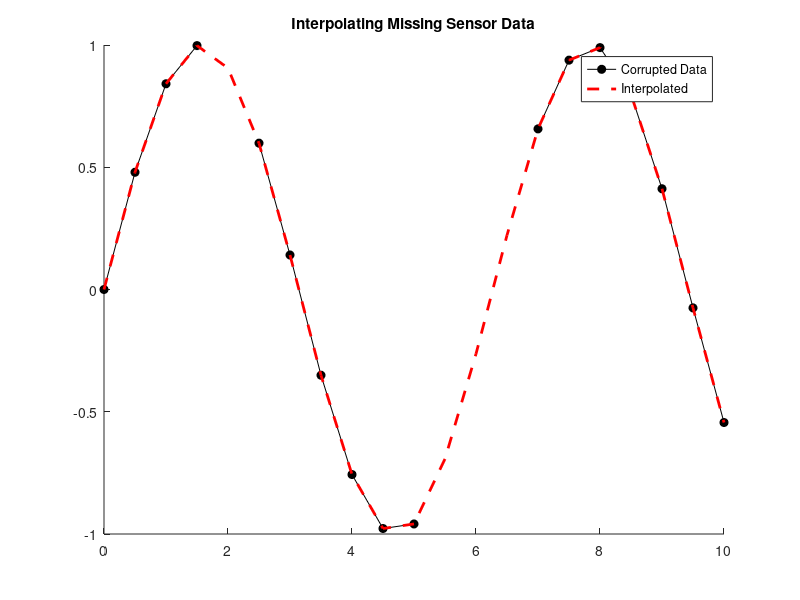

Here is the MATLAB script that generated this plot:
function interpolateMissing()
    % time and a sine wave
    t = 0:0.5:10;
    y = sin(t);
    
    % sensor failure by inserting NaNs
    y(5) = NaN;
    y(12:14) = NaN;
    
    figure;
    hold on;
    plot(t, y, 'ko-', 'MarkerFaceColor', 'k', 'DisplayName', 'Corrupted Data');

    is_missing = isnan(y);
    valid_t = t(~is_missing);
    valid_y = y(~is_missing);

    % interpolate missing data, linear, cubic, spline...
    y_fixed = interp1(valid_t, valid_y, t, 'spline');

    plot(t, y_fixed, 'r--', 'LineWidth', 2, 'DisplayName', 'Interpolated');
    legend('show');
    title('Interpolating Missing Sensor Data');
end
